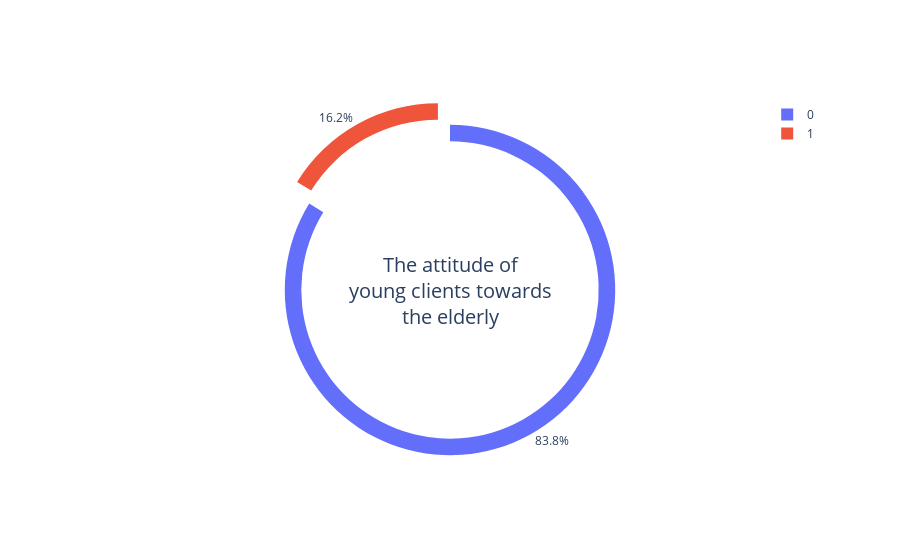

The code cell stored with this chart in its notebook:
### Code cell
senior_citizen = list(df['SeniorCitizen'].unique())
senior_citizen_values = len(df[df['SeniorCitizen'] == senior_citizen[0]]), len(df[df['SeniorCitizen'] == senior_citizen[1]])
pie_fig = go.Figure(data=[go.Pie(labels=senior_citizen, values=senior_citizen_values, pull=[0, 0.15], hole=0.9)])
pie_fig.update_layout(
    annotations=[dict(text='The attitude of<br>young clients towards<br>the elderly', x=0.5, y=0.5, font_size=20, showarrow=False)])

pie_fig.show()
pie_fig.write_html("gr1_2.html")

### Figure 1 — Plotly figure (JSON) as saved in the notebook; plotly's stock layout.template omitted (floating-point values rounded to 4 significant figures)
{"data": [{"hole": 0.9, "labels": [0, 1], "pull": [0, 0.15], "type": "pie", "values": [5890, 1142]}], "layout": {"annotations": [{"font": {"size": 20}, "showarrow": false, "text": "The attitude of<br>young clients towards<br>the elderly", "x": 0.5, "y": 0.5}]}}
